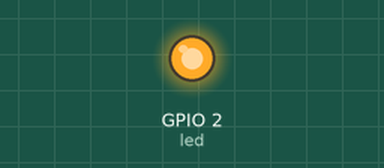
Simulated run of this program. Board: ESP32 board running MicroPython. On the bench: output pins drawn as LEDs (lit = HIGH). What the program prints to the serial console is not drawn.

Above: at 3.5 s.
At 9.5 s:
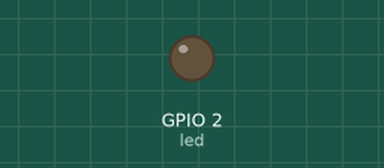
Timing chart, 0 to 15.6 s (numbered marks = the images above):
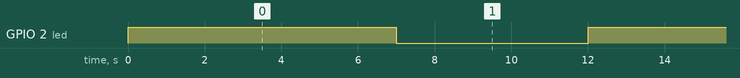

The program:

main.py
```python
import machine
import time

print("Ejecutando main.py...")  # Mensaje de depuración para verificar

led = machine.Pin(2, machine.Pin.OUT)  # Cambia 2 por el pin correcto si es necesario

while True:
    led.value(1)  # Enciende el LED
    time.sleep(7)  # Espera 1 segundo
    led.value(0)  # Apaga el LED
    time.sleep(5)  # Espera otro segundo
```

Measured:
- by itself, GPIO 2 (led): alternates HIGH for 7.0 s and LOW for 5.0 s
